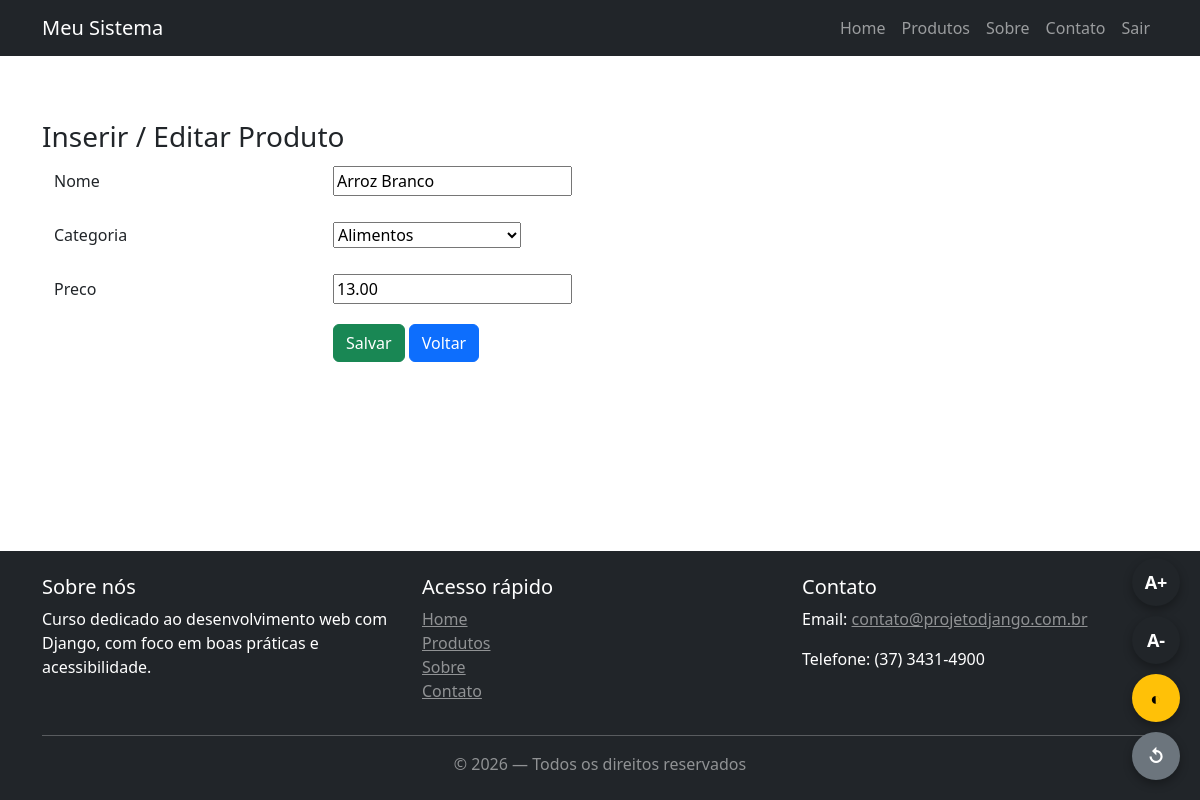
The page /produtos/1/editar/ (signed in) on the database as committed earlier.
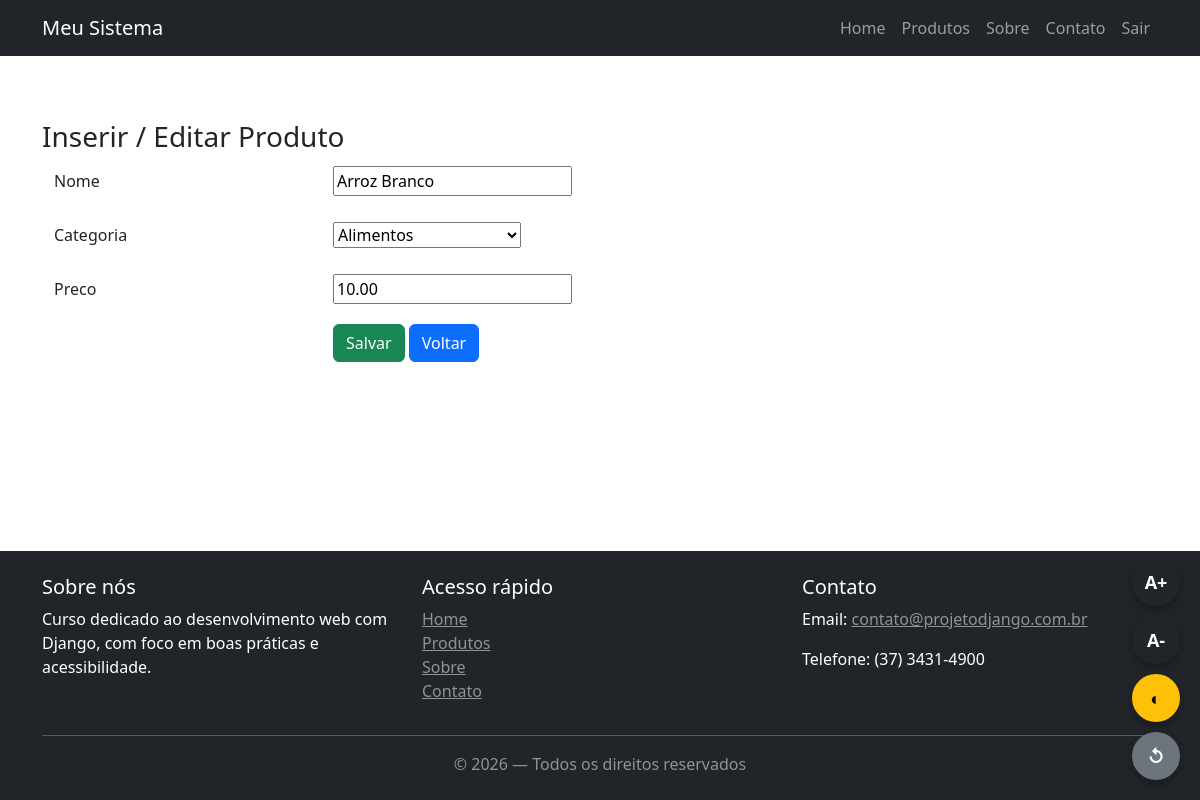
The same page on the database as committed later.
### produtos/models.py (models this page shows, shortened)
class Produto(models.Model):
    nome = models.CharField(max_length=150)
    preco = models.DecimalField(max_digits=10, decimal_places=2)
    categoria = models.ForeignKey(
        Categoria,
        on_delete=models.CASCADE,
        related_name="produtos"
    )
    class Meta:
        verbose_name = 'Produto'
        verbose_name_plural = 'Produtos'

### produtos/views.py (the view, shortened to what this page needs)
# urls.py: path("<int:pk>/editar/", views.ProdutoUpdateView.as_view(), name="produto_update"),
class ProdutoUpdateView(LoginRequiredMixin,CustomPermissionMixin,UpdateView):
    model = Produto
    fields = ["nome", "categoria", "preco"]
    template_name = "produtos/produto_form.html"
    success_url = reverse_lazy("produtos:produto_list")
    permission_required = "produtos.change_produto" # Permissão necessária para acessar esta view

### produtos/models.py (called while the page is built)
    def __str__(self):
        return self.nome

### produtos/templates/produtos/produto_form.html (shortened to what this page needs)
{% extends "../core/base.html" %}
{% block content %}
    <h3>Inserir / Editar Produto</h3>
    <form method="post" class="container">
        {% for field in form %}
            <div class="row mb-3 align-items-center">
                <label class="col-sm-3 col-form-label">
                    {{ field.label }}
                </label>
                <div class="col-sm-9">
                    {{ field }}
                </div>
            </div>
        {% endfor %}
        <div class="row">
            <div class="col-sm-9 offset-sm-3">
                <button type="submit" class="btn btn-success">
                    Salvar
                </button>
                <button type="button" class="btn btn-primary" onclick="history.back()">
                    Voltar
                </button>
            </div>
        </div>
    </form>
{% endblock content %}

Rows that differ between the two databases and show on the page:
changed Produto "Arroz Branco": preco "13.00" → "10.00"
